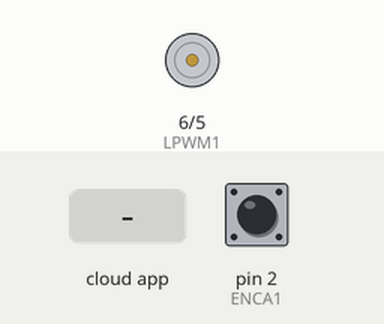
This sketch was run on a simulated Arduino Uno, built with avr-gcc and run on an emulated ATmega328P. On the bench: motor-driver pin pairs drawn as motors (green arrow = first pin HIGH = forward, orange = second pin HIGH = backward, longer = more drive). The inputs (shaded band) are chosen by the test bench; at power-on: pin 2 (ENCA1) HIGH. The ROS host is connected and sends only what is stated.

Above: at 1.2 s.
1.3 s: the phone or cloud app sets V2 to -100
At 2.3 s:
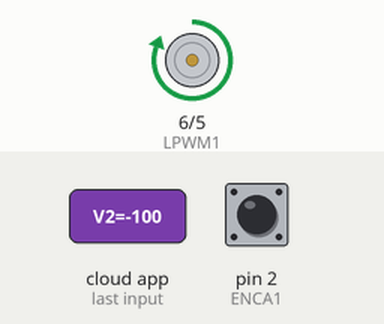
2.8 s: the phone or cloud app sets V2 to 100
At 4.0 s:
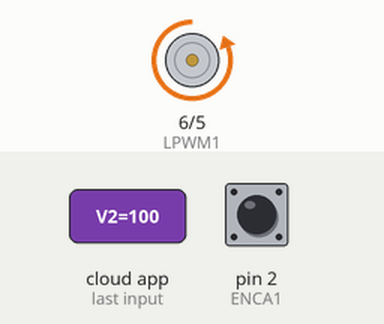
4.3 s: the phone or cloud app sets V2 to 0
At 4.6 s:
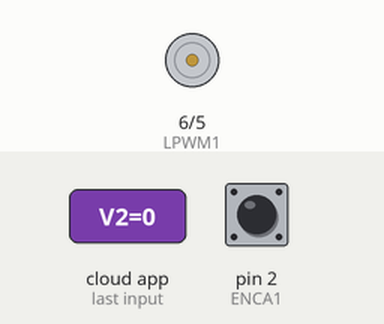
Timing chart, 0 to 7.3 s (numbered marks = the images above; inputs shaded):
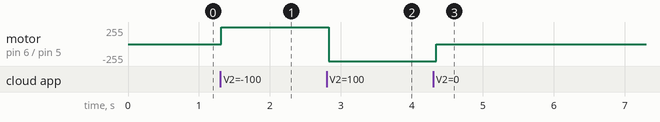

Measured:
- after the input at 1.3 s, motor on pin 6 (LPWM1) / pin 5 (RPWM1): stopped → forward 255/255 at once
- after the input at 2.8 s, motor on pin 6 (LPWM1) / pin 5 (RPWM1): forward 255/255 → backward 255/255 at once
- after the input at 4.3 s, motor on pin 6 (LPWM1) / pin 5 (RPWM1): backward 255/255 → stopped after 0.05 s

The sketch:

Motor2_PID_ROS.ino
```cpp
#define RPWM1 5
#define LPWM1 6
#define ENCA1 2
#define ENCB1 3

//ROS
#include <ros.h>
#include <std_msgs/Float64.h>
#include <geometry_msgs/Vector3.h>

// Error
float error;

//PID
float kp = 0.4427 ;
float ki = kp * 0.91 ;
float kd = kp * 0.00001 ;
float dt = 1;
float prevError;
float integral;
float derivative;
float PID;

// RPM
unsigned long currentMillis, previousMillis;

//PWM
float pwm1;

//ENCODER
long pulse = 0;
volatile long previousEncoder = 0;
volatile long currentEncoder;

// MOTOR
const int ppr = 7; //define number of pulses in one round of encoder
const float GR = 1 / 19.2; //gear ratio
const float R = 0.538048496; //load (omniwheel) ratio
//RPM
float RPM;           //rotating speed in rad/s
float old_RPM = 0;
float new_RPM = 0;
//rad/s
float RPS;
float old_RPS = 0 ;
float new_RPS = 0;
//m/s
float Vel;
float old_Vel = 0;
float new_Vel = 0;
const int interval = 100; //choose interval is 0.1 second (100 milliseconds)

float set_point = 0;
int pulse_pub = 0;

//ROS

ros::NodeHandle nh;
geometry_msgs::Vector3 encoder;

void set_point_callback(const std_msgs::Float64& set_point_2) {
  set_point = set_point_2.data;
}

void pulse_callback(const geometry_msgs::Vector3& pulse_2) {
  pulse_pub = pulse_2.y;
}

ros::Subscriber<std_msgs::Float64> sub("/V2", &set_point_callback);
ros::Publisher encoderValue("/encoderValue_2", &encoder);

void setup() {
  nh.getHardware()->setBaud(57600);
  nh.initNode();
  nh.subscribe(sub);
  nh.advertise(encoderValue);

  pinMode (ENCA1, INPUT);
  pinMode (ENCB1, INPUT);

  pinMode(RPWM1, OUTPUT);
  pinMode(LPWM1, OUTPUT);

  digitalWrite(ENCA1, HIGH);
  digitalWrite(ENCB1, HIGH);

  attachInterrupt(digitalPinToInterrupt(ENCA1), readEncoder, CHANGE);
}

void loop() {

  nh.loginfo("encoder_Value_2");

  encoder.y = pulse;
  encoderValue.publish(&encoder);
  readSpeed();
//  readEncoder();
  nh.spinOnce();

}

void readEncoder() {
  if (digitalRead(ENCA1) == digitalRead(ENCB1)) {
    pulse--;
  } else {
    pulse++;
  }
}

void readSpeed() {
  currentEncoder = pulse;
  currentMillis = millis();
  if (currentMillis - previousMillis > interval)
  {
    previousMillis = currentMillis;
    RPM = (float)((((currentEncoder - previousEncoder) * 600) / ppr) * GR) ;
    RPS = (float)((RPM * 2 * 3.14) / 600); // konversi Rotasi per menit ke Radian per sekon dikali keliling roda dan dibagi waktu
    Vel = (float)(RPS * 0.05); // kecepatan linear adalah kecepatan sudut dikali dengan jari jari roda

    previousEncoder = currentEncoder;
    new_RPM = RPM;
    new_RPS = RPS;
    new_Vel = Vel;

    error = abs(set_point) - abs(new_Vel);
    integral += error * dt;
    derivative = ((error - prevError)  / dt );

    PID = (kp * error) + (ki * integral) + (kd * derivative);
    prevError = error;

    pwm1 =  ((499.44 * PID) + 5.221);
    pwm1 = min(max(pwm1, 0), 255);

    old_RPM = new_RPM;
    old_RPS = new_RPS;
    old_Vel = new_Vel;

    if (set_point > 0) {
      analogWrite(RPWM1, pwm1);
      analogWrite(LPWM1,0);
    }
    else if (set_point < 0) {
      analogWrite(LPWM1, pwm1);
      analogWrite(RPWM1, 0);
    }
    else if (set_point == 0){
      analogWrite(RPWM1, 0);
      analogWrite(LPWM1, 0);
    }
  }
}
```
